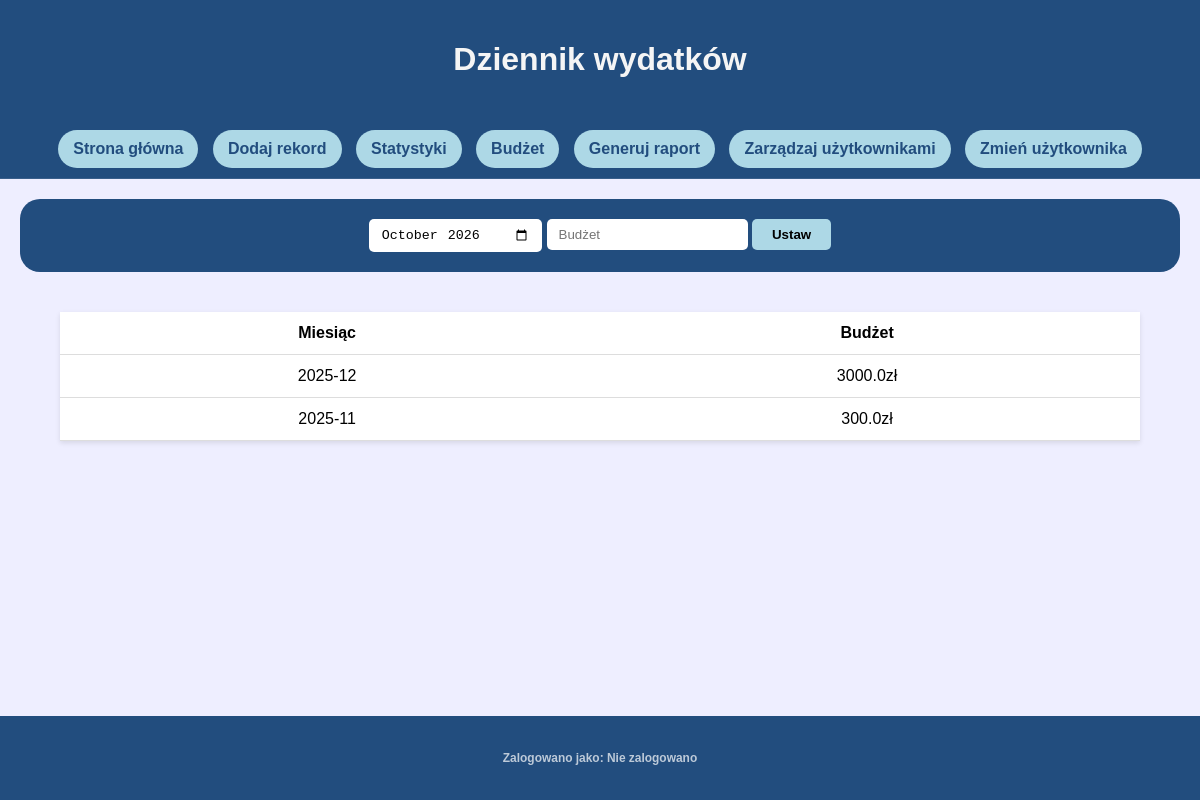
The page /budget (signed in) on the database its author committed.
### tables this page shows
CREATE TABLE budget (
    id INTEGER PRIMARY KEY AUTOINCREMENT,
    month TEXT NOT NULL UNIQUE,
    value REAL NOT NULL
);

### app.py (the view, shortened to what this page needs)
@app.route('/budget', methods=['GET', 'POST'])
def budget():
    if 'uid' not in session:
        return redirect('/login')
    conn = get_db_connection()
    currentMonth = datetime.now().strftime('%Y-%m')
    lastMonth = (datetime.now() - relativedelta(months=1)).strftime('%Y-%m')
    chart = conn.execute('''SELECT month, value FROM budget ORDER BY month DESC LIMIT 12''').fetchall()
    conn.close()
    return render_template('budget.html', user=userName(), currentMonth=currentMonth, lastMonth=lastMonth, chart=chart)

### app.py (called while the page is built)
def get_db_connection():
    conn = sqlite3.connect('database.db')
    conn.row_factory = sqlite3.Row
    return conn

def userName():
    if 'uid' not in session:
        return "Nie zalogowano"
    conn = get_db_connection()
    name = conn.execute('''SELECT username FROM users WHERE id = ?''', (session['uid'],)).fetchone()
    conn.close()
    if name is None:
        return "Nie zalogowano"
    return name[0]

### templates/budget.html (shortened to what this page needs)
<!DOCTYPE html>
<html lang="pl">
<head>
    <link rel="stylesheet" href="{{ url_for('static', filename='css/style.css') }}">
</head>
<body>
    <div class="wrapper">
        <header>
            <h1>Dziennik wydatków</h1>
        </header>
        <nav>
            <a href="{{ url_for('index')}}" class="navButton">Strona główna</a>
            <a href="{{ url_for('add')}}" class="navButton">Dodaj rekord</a>
            <a href="{{ url_for('stats')}}" class="navButton">Statystyki</a>
            <a href="{{ url_for('budget')}}" class="navButton">Budżet</a>
            <a href="{{ url_for('report')}}" class="navButton">Generuj raport</a>
            <a href="{{ url_for('manageUsers')}}" class="navButton">Zarządzaj użytkownikami</a>
            <a href="{{ url_for('login')}}" class="navButton">Zmień użytkownika</a>
        </nav>
        <main>
            <div class="dataInput">
                <form action="" method="POST">
                    <input type="month" name="month" min="{{ lastMonth }}" value="{{ currentMonth }}">
                    <input type="number" name="value" placeholder="Budżet">
                    <input type="submit" value="Ustaw">
                </form>
            </div>
            <section>
                <table>
                    <thead>
                        <tr>
                            <th>Miesiąc</th>
                            <th>Budżet</th>
                        </tr>
                    </thead>
                    <tbody>
                        {% for row in chart %}
                        <tr>
                            <td>{{ row.month }}</td>
                            <td>{{ row.value }}zł</td>
                        </tr>
                        {% endfor %}
                    </tbody>
                </table>
            </section>
        </main>
        <footer>
            <h5>Zalogowano jako: {{ user }}</h5>
        </footer>
    </div>
</body>
</html>

### static/css/style.css (style rules this page uses)
html, body { margin: 0; padding: 0; width: 100%; height: 100%; font-family: Arial, Helvetica, sans-serif; background-color: #eef; }
.wrapper { width: 100%; min-height: 100vh; display: flex; flex-direction: column; background-color: #eef; box-shadow: none; border-radius: 0; }
header { padding: 20px 0; background-color: rgb(34, 77, 126); text-align: center; color: whitesmoke; }
nav { padding: 10px 0; background-color: rgb(34, 77, 126); text-align: center; border-bottom: 1px solid rgba(255,255,255,0.1); }
.navButton { background-color: lightblue; padding: 10px 15px; margin-inline: 5px; border-radius: 20px; text-decoration: none; color: rgb(34, 77, 126); font-weight: bold; display: inline-block; }
main { flex: 1; display: flex; flex-direction: column; background-color: #eef; padding: 20px; }
.dataInput { padding: 20px; background-color: rgb(34, 77, 126); display: flex; flex-direction: row; gap: 10px; justify-content: center; align-items: center; color: white; flex-wrap: wrap; border-radius: 20px; }
.dataInput input { background-color: #fff; border: none; padding: 8px 12px; border-radius: 5px; }
.dataInput input[type=submit] { background-color: lightblue; cursor: pointer; font-weight: bold; padding: 8px 20px; }
section { padding: 40px; display: flex; flex-direction: column; justify-content: center; align-items: center; background-color: #eef; }
table { width: 100%; max-width: 1200px; margin: 0 auto; text-align: center; border-collapse: collapse; background-color: white; box-shadow: 0 2px 5px rgba(0,0,0,0.1); }
td, th { padding: 12px; border-bottom: 1px solid #ddd; }
footer { padding: 15px 0; background-color: rgb(34, 77, 126); text-align: center; color: rgba(255,255,255,0.7); font-size: 0.9em; }

### rows shown on the page
budget: month "2025-12", value "3000.0"
budget: month "2025-11", value "300.0"

### other values the page prints
{{ user }} "Nie zalogowano"
